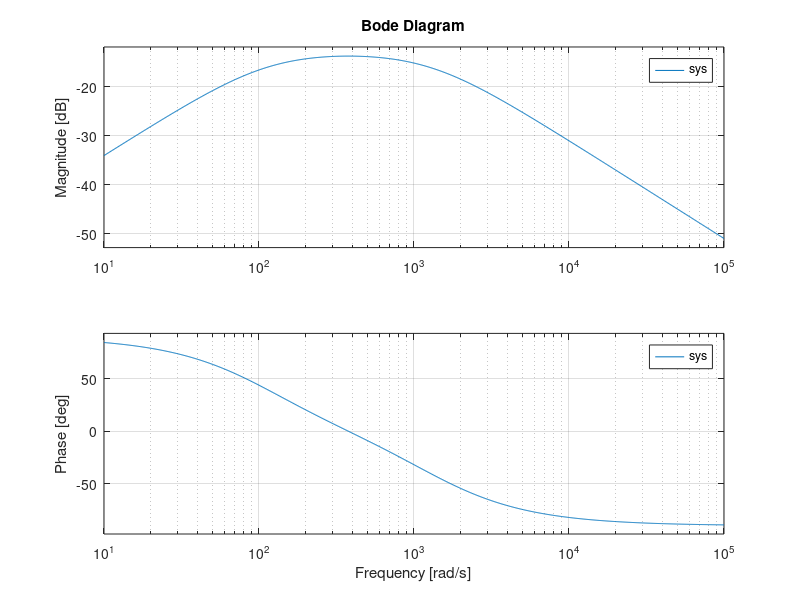

The MATLAB source for this figure:
% frutaaaa????

%Bode plot of frequency response, magnitude and phase of frequency response
clear all
close all
clc
s=tf('s');
%sys=1/(s^4 + 2.613*s^3 + 3.414*s^2 + 2.613*s + 1)
sys=(12500*s)/(44*s^2+60625*s+625*10^4)
% CONTINUOS Transfer function:
%                     1
%-----------------------------------------
%s^4 + 2.613 s^3 + 3.414 s^2 + 2.613 s + 1
T=0.01; %T=1/fm
% DISCRETE Transfer function - EULER:
sysz_e=c2d(sys,T,'zoh')
% DISCRETE Transfer function - BILINEAR:
sysz_b=c2d(sys,T,'tustin')

[mag,phase]=bode(sys);
maximo=max(mag)
magdb=20*log10(maximo)
 figure('name','Sistema continuo');
 bode(sys);figure('name','Transformacion conforme Euler');
% bode(sysz_e)
% figure('name','Transformacion conforma Bilinear');
% bode(sysz_b)